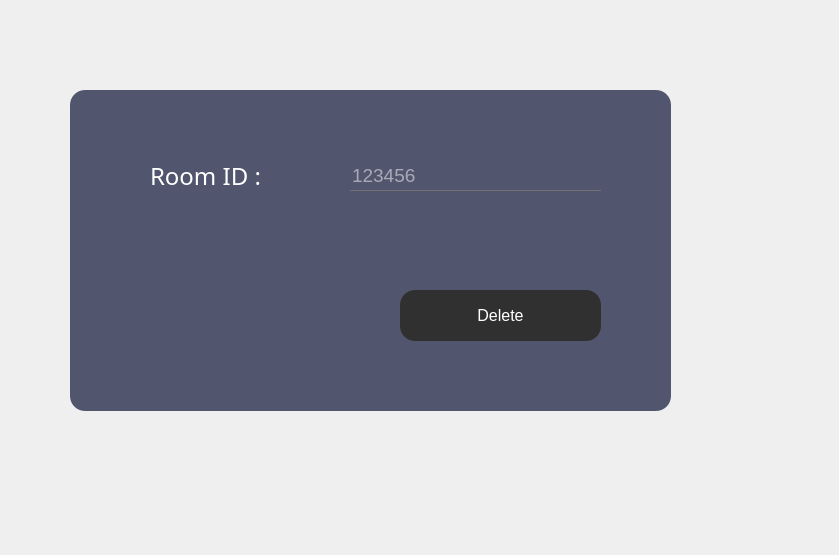
<?xml version="1.0" encoding="UTF-8"?>
<ui version="4.0">
 <class>dell</class>
 <widget class="QDialog" name="dell">
  <property name="geometry">
   <rect>
    <x>0</x>
    <y>0</y>
    <width>839</width>
    <height>555</height>
   </rect>
  </property>
  <property name="windowTitle">
   <string>Dialog</string>
  </property>
  <property name="styleSheet">
   <string notr="true">*{
background:url(C:/Users/hedi2/downloads/hamer.jpg)
}</string>
  </property>
  <widget class="QFrame" name="DELL">
   <property name="geometry">
    <rect>
     <x>70</x>
     <y>90</y>
     <width>601</width>
     <height>321</height>
    </rect>
   </property>
   <property name="styleSheet">
    <string notr="true">QFrame
{
	background:#51556e;
    border-radius:15px;
}</string>
   </property>
   <property name="frameShape">
    <enum>QFrame::StyledPanel</enum>
   </property>
   <property name="frameShadow">
    <enum>QFrame::Raised</enum>
   </property>
   <widget class="QPushButton" name="DELETE">
    <property name="geometry">
     <rect>
      <x>330</x>
      <y>200</y>
      <width>201</width>
      <height>51</height>
     </rect>
    </property>
    <property name="font">
     <font>
      <pointsize>12</pointsize>
     </font>
    </property>
    <property name="styleSheet">
     <string notr="true">*{
color:white;
border-radius: 15px;
background:#303030;
}

*:hover
{
	color:#303030;
	border-radius:15px;
	background:white
}</string>
    </property>
    <property name="text">
     <string>Delete</string>
    </property>
    <property name="icon">
     <iconset>
      <normaloff>../../../../../Downloads/x-mark.png</normaloff>../../../../../Downloads/x-mark.png</iconset>
    </property>
    <property name="iconSize">
     <size>
      <width>60</width>
      <height>20</height>
     </size>
    </property>
   </widget>
   <widget class="QLineEdit" name="LRI">
    <property name="geometry">
     <rect>
      <x>280</x>
      <y>70</y>
      <width>251</width>
      <height>31</height>
     </rect>
    </property>
    <property name="font">
     <font>
      <pointsize>14</pointsize>
     </font>
    </property>
    <property name="acceptDrops">
     <bool>true</bool>
    </property>
    <property name="styleSheet">
     <string notr="true">*{
background:transparent;
border:none;
color:white;
border-bottom:1px solid #717072;
}</string>
    </property>
    <property name="inputMask">
     <string/>
    </property>
    <property name="text">
     <string/>
    </property>
    <property name="maxLength">
     <number>32767</number>
    </property>
    <property name="echoMode">
     <enum>QLineEdit::Normal</enum>
    </property>
    <property name="placeholderText">
     <string>123456</string>
    </property>
   </widget>
   <widget class="QLabel" name="RID">
    <property name="geometry">
     <rect>
      <x>80</x>
      <y>60</y>
      <width>121</width>
      <height>51</height>
     </rect>
    </property>
    <property name="styleSheet">
     <string notr="true">*{
    font-family:century gothic;
    font-size:24px;
	color:white;
}

</string>
    </property>
    <property name="text">
     <string>Room ID :</string>
    </property>
   </widget>
   <zorder>DELETE</zorder>
   <zorder>RID</zorder>
   <zorder>LRI</zorder>
  </widget>
 </widget>
 <resources/>
 <connections/>
</ui>
